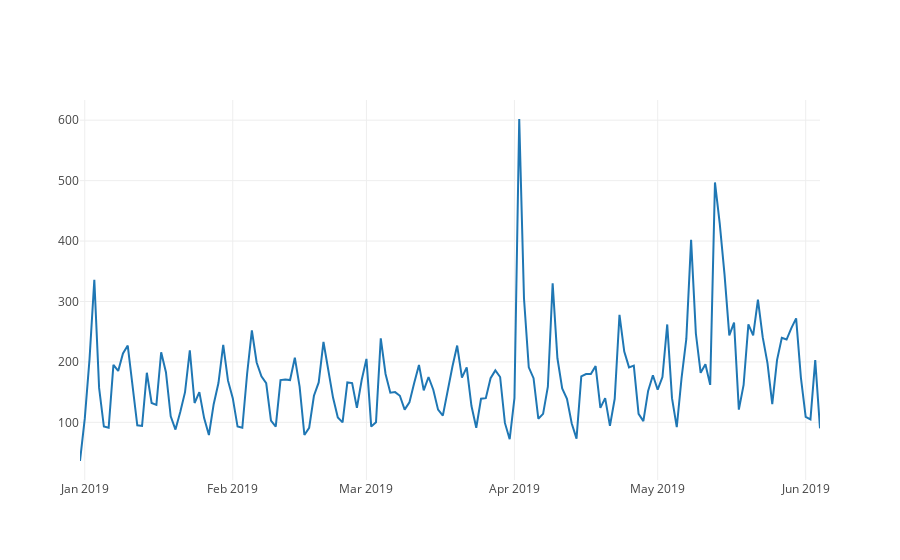

This figure's notebook cell:
### Code cell
data = [go.Scatter( x=daily_tweets.index, y=daily_tweets )]
iplot(data, filename='pandas-time-series')

### Figure 1 — Plotly figure (JSON) as saved in the notebook; plotly's stock layout.template omitted (floating-point values rounded to 4 significant figures; data arrays with more than 128 entries replaced by an {"elided": "..."} marker saying what was removed)
{"data": [{"type": "scatter", "uid": "82630e63-ee9f-477b-93f5-51fa6c1a1295", "x": {"elided": "156 str values"}, "y": {"elided": "156 int values"}}], "layout": {}}
